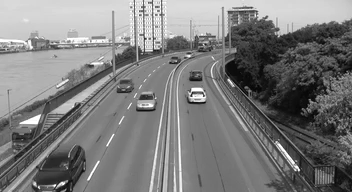
#> input picture Cosas_que_voy_haciendo/Fotogramas para usar/frame1.bmp, 352 x 192 px, found by its file name
$ python Lector_imagenes_resta.py
#> lines starting #> are read from the running program, lines starting #| are printed output that depends on the picture
from PIL import Image, ImageDraw
import numpy as np
import cv2
import math
import json

def conv(g_l, g_r):

	res = np.sum(np.absolute((g_l-g_r)))

	return res


pixeles = 0
nombre_imagen = "Bola"

for p in range(1, 29):
	im = Image.open("C:/Users/malarcon/Images/"+nombre_imagen+"/frame"+str(p)+".bmp")
#> im is the input picture: PIL image 352x192 L; min 0, max 255, mean 124.3
	print("Imagen anterior: "+nombre_imagen+" " + str(p))
	im2 = Image.open("C:/Users/malarcon/Images/"+nombre_imagen+"/frame"+str(p+1)+".bmp")
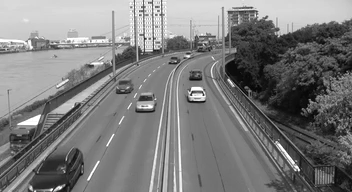
#> input picture Cosas_que_voy_haciendo/Fotogramas para usar/frame2.bmp, 352 x 192 px, found by its file name
#> im2 is the input picture: PIL image 352x192 L; min 0, max 255, mean 124.3
	print("Imagen siguiente: "+nombre_imagen+" " + str(p+1))
	dibujo = ImageDraw.Draw(im2)
	im3 = im.convert('L')
	a_im3 = np.array(im3)
	im4 = im2.convert('L')
	a_im4 = np.array(im4)
	print (im.format, im.size, im.mode)
#| BMP (352, 192) L
	(ancho, largo) = im.size
#> ancho = 352; largo = 192

	ancho_bloq = int(ancho/32)
#> ancho_bloq = 11

	sobrante = (largo%ancho_bloq)/int(largo/ancho_bloq)
#> sobrante = 0.294
	num_filas = int(largo/ancho_bloq)
#> num_filas = 17
	fronteras_filas = np.zeros(num_filas+1, 'uint32')
#> fronteras_filas = 18 values from 0 to 0
	fronteras_columnas = np.zeros(33, 'uint32')

	#Creación vector con las fronteras de las filas
	for i in range(1, num_filas+1):
		pixeles += sobrante
		if pixeles >= 1:
			alto_bloque_actual = ancho_bloq + 1
			pixeles -= 1
		else:
			alto_bloque_actual = ancho_bloq

		fronteras_filas[i] = fronteras_filas[i-1] + alto_bloque_actual
#> after the loop, fronteras_filas = 18 values from 0 to 192; pixeles = 2.22e-16

	#Creación vector con las fronteras laterales de las columnas
	for i in range(1, 33):
		fronteras_columnas[i] = fronteras_columnas[i-1] + ancho_bloq
#> after the loop, fronteras_columnas = 33 values from 0 to 352

	#Creación de los vectores con las fronteras de los bloques de las aristas
	offset = int(ancho_bloq/2)
	fronteras_comp_filas = np.zeros(num_filas-1, 'uint32')
	for i in range(0, num_filas-1):
		pixeles += sobrante
		if i == 0:
			fronteras_comp_filas[i] = offset
		else:
			if pixeles >= 1:
				fronteras_comp_filas[i] = fronteras_comp_filas[i-1]+ancho_bloq+1
				pixeles -= 1
			else:
				fronteras_comp_filas[i] = fronteras_comp_filas[i-1]+ancho_bloq

	fronteras_comp_columnas = np.zeros(31, 'uint32')
	for i in range(0, 31):
		if i == 0:
			fronteras_comp_columnas[i] = offset
		else:
			fronteras_comp_columnas[i] = fronteras_comp_columnas[i-1]+ancho_bloq

	restaTotal = 0
	m_vectores_x = np.zeros((fronteras_filas.shape[0] - 2,fronteras_columnas.shape[0] - 2), 'int8')
	m_vectores_y = np.zeros((fronteras_filas.shape[0] - 2,fronteras_columnas.shape[0] - 2), 'int8')
	#Recorrer todos los cuadros de comparación de la imagen completa
	for y in range(0, fronteras_filas.shape[0] - 2):
		for x in range(0, fronteras_columnas.shape[0] - 2):
			#Recorrer el cuadro grande e ir sacando todos los bloques cuadrados
			imagen_comp = im3.crop((fronteras_columnas[x]+offset,fronteras_filas[y]+offset,fronteras_columnas[x]+ancho_bloq+offset,fronteras_filas[y]+ancho_bloq+offset))

			a_imagen_comp = np.array(imagen_comp,'int32')
			corr_vector = np.zeros((ancho_bloq,ancho_bloq), 'float')
			for i in range(0, corr_vector.shape[0]):
				for j in range(0, corr_vector.shape[1]):
					imagen = im4.crop((fronteras_columnas[x]+j,fronteras_filas[y]+i,fronteras_columnas[x]+ancho_bloq+j,fronteras_filas[y]+ancho_bloq+i))
					a_imagen = np.array(imagen,'int32')
					corr_vector[i,j] = conv(a_imagen_comp, a_imagen)
			if(np.where(corr_vector == corr_vector.min())[1].shape[0] > 1):	#Hay que elegir uno de los que salen, elijo el del centro
				#print (np.where(corr_vector == corr_vector.min())[1].shape[0])
				if(np.where(corr_vector == corr_vector.min())[1].shape[0] == ancho_bloq):	#Hay que elegir uno de los que salen, elijo el del centro
					if(np.where(corr_vector == corr_vector.min())[0].shape[0] == ancho_bloq):
						#print("Hay menos de ancho_bloq*ancho_bloq")
						indicesx = np.where(corr_vector == corr_vector.min())[1][int(np.where(corr_vector == corr_vector.min())[1].shape[0]/2)]
						indicesy = np.where(corr_vector == corr_vector.min())[0][int(np.where(corr_vector == corr_vector.min())[0].shape[0]/2)]
					else:
						indicesx = np.where(corr_vector == corr_vector.min())[1][int(np.where(corr_vector == corr_vector.min())[1].shape[0]/2)]
						indicesy = int(ancho_bloq/2)
				elif(np.where(corr_vector == corr_vector.min())[1].shape[0] != ancho_bloq):
					if(np.where(corr_vector == corr_vector.min())[0].shape[0] == ancho_bloq):
						#print("Hay menos de ancho_bloq*ancho_bloq")
						indicesx = int(ancho_bloq/2)
						indicesy = np.where(corr_vector == corr_vector.min())[0][int(np.where(corr_vector == corr_vector.min())[0].shape[0]/2)]
					else:#(np.where(corr_vector == corr_vector.min())[0].shape[0] == ancho_bloq):	#Hay que elegir uno de los que salen, elijo el del centro
						#print("Todos los cuadros son iguales")
						indicesx = int(ancho_bloq/2)
						indicesy = int(ancho_bloq/2)
			else:
				indicesx = np.where(corr_vector == corr_vector.min())[1]
				indicesy = np.where(corr_vector == corr_vector.min())[0]
			restaTotal += corr_vector[indicesy, indicesx]

			dibujo.rectangle([(fronteras_columnas[x]+offset, fronteras_filas[y]+offset), (fronteras_columnas[x]+ancho_bloq+offset, fronteras_filas[y]+ancho_bloq+offset)], outline="green")
			dibujo.rectangle([(fronteras_columnas[x]+indicesx, fronteras_filas[y]+indicesy), (fronteras_columnas[x]+ancho_bloq+indicesx, fronteras_filas[y]+ancho_bloq+indicesy)], outline="red")
			dibujo.line([(fronteras_columnas[x+1], fronteras_filas[y+1]), (fronteras_columnas[x+1]-offset+indicesx, fronteras_filas[y+1]-offset+indicesy)], fill="blue")
			m_vectores_x[y][x] = abs(-offset+indicesx)
			m_vectores_y[y][x] = abs(-offset+indicesy)

	print ("Diferencia entre las imagenes con los vectores: "+str(restaTotal))
#| Diferencia entre las imagenes con los vectores: [49353.]
	print ("Diferencia entre las imagenes sin los vectores: "+str(np.absolute((a_im4-a_im3)).sum()))
#| Diferencia entre las imagenes sin los vectores: 1142443
	#input("Presiona Enter para continuar...")

	np.savetxt("vectorx"+nombre_imagen+str(p+1)+".txt", m_vectores_x, fmt='%i', delimiter=' ')
	np.savetxt("vectory"+nombre_imagen+str(p+1)+".txt", m_vectores_y, fmt='%i', delimiter=' ')
	im2.save("./PruebaResta/"+nombre_imagen+str(p+1)+"Vectores.bmp")
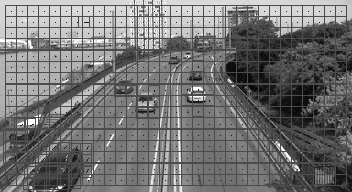
#> saved as Bola2Vectores.bmp: PIL image 352x192 L; min 0, max 255, mean 114.7
#> (the run stopped early here; a loop or call above may not have finished)
